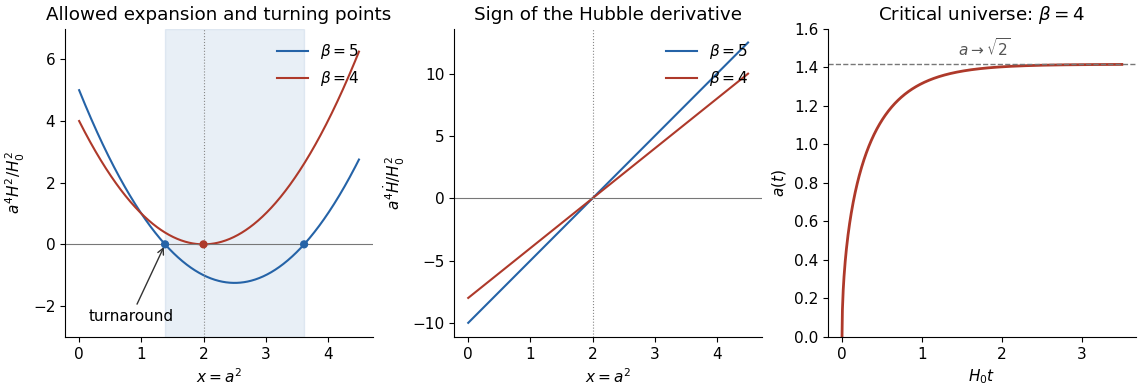

Write the Python code that produced this figure.
"""Render derived radiation–Lambda turning points and the critical scale factor.

Output is paper-1-radiation-lambda.png in the caller's current directory.
"""
from pathlib import Path

import matplotlib
matplotlib.use('Agg')
import matplotlib.pyplot as plt
import numpy as np


def main():
    plt.rcParams.update({'font.size': 11, 'axes.spines.top': False,
                         'axes.spines.right': False, 'savefig.facecolor': 'white'})
    fig, axes = plt.subplots(1, 3, figsize=(11.4, 3.9), layout='constrained')
    x = np.linspace(0, 4.5, 700)
    for beta, color in [(5, '#2563a7'), (4, '#ae392a')]:
        axes[0].plot(x, x*x-beta*x+beta, color=color, label=fr'$\beta={beta}$')
        axes[1].plot(x, beta*(x-2), color=color, label=fr'$\beta={beta}$')
    xm = (5-np.sqrt(5))/2
    xp = (5+np.sqrt(5))/2
    axes[0].axvspan(xm, xp, color='#2563a7', alpha=.1)
    axes[0].annotate('turnaround', (xm, 0), (.15, -2.5),
                     arrowprops={'arrowstyle': '->', 'color': '#333333'})
    axes[0].scatter([xm, xp, 2], [0, 0, 0], s=24, c=['#2563a7', '#2563a7', '#ae392a'], zorder=3)
    axes[0].set(title='Allowed expansion and turning points', xlabel=r'$x=a^2$',
                ylabel=r'$a^4H^2/H_0^2$', ylim=(-3, 7))
    axes[1].set(title='Sign of the Hubble derivative', xlabel=r'$x=a^2$',
                ylabel=r'$a^4\dot H/H_0^2$')
    for ax in axes[:2]:
        ax.axhline(0, color='#777777', lw=.8)
        ax.axvline(2, color='#888888', lw=.8, ls=':')
        ax.legend(frameon=False, loc='upper right')
    tau = np.linspace(0, 3.5, 700)
    axes[2].plot(tau, np.sqrt(2*(1-np.exp(-2*tau))), color='#ae392a', lw=2)
    axes[2].axhline(np.sqrt(2), color='#777777', ls='--', lw=1)
    axes[2].text(1.45, 1.46, r'$a\to\sqrt{2}$', color='#555555')
    axes[2].set(title=r'Critical universe: $\beta=4$', xlabel=r'$H_0t$',
                ylabel=r'$a(t)$', ylim=(0, 1.6))
    fig.savefig(Path('paper-1-radiation-lambda.png'), dpi=100, facecolor='white')
    plt.close(fig)


if __name__ == '__main__':
    main()
